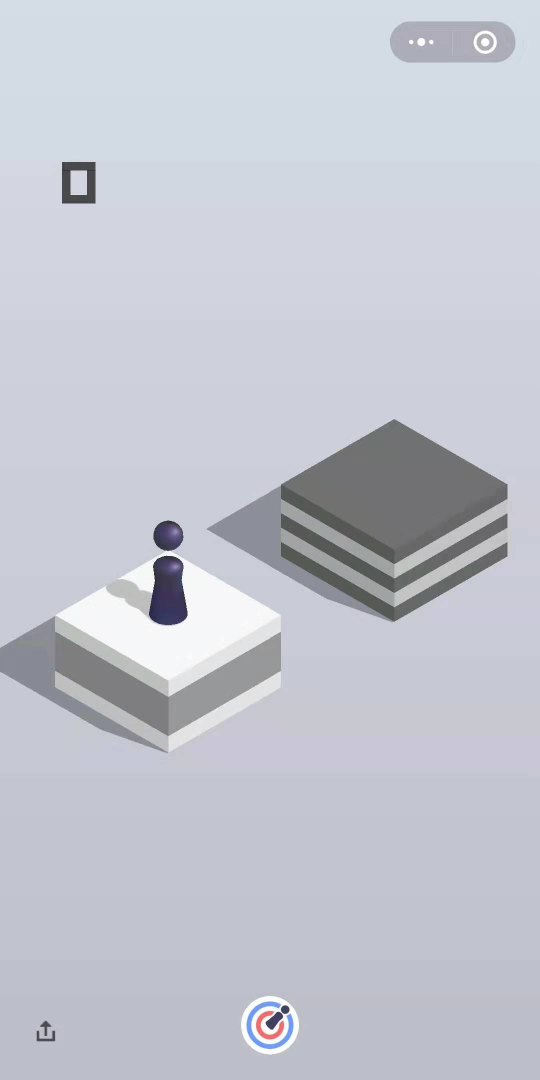
#> input picture game.png, 1080 x 2160 px (shown at 1/2 size)
$ python 'jump_边缘检测.py'
#> lines starting #> are read from the running program, lines starting #| are printed output that depends on the picture
#!/usr/bin/env python
# encoding: utf-8
# @software: PyCharm
# @time: 2019/7/10 14:04
# @author: Paulson●Wier
# @file: jump_边缘检测.py
# @desc:

import cv2
import numpy as np

# 读取原图像
img = cv2.imread('game.png', 0)
#> img: shape (2160, 1080); min 12, max 255, mean 198.5

# 显示原图像
cv2.namedWindow('img', 0)
cv2.resizeWindow('img', 400, 600)
cv2.imshow('img', img)

# 高斯模糊
img_rgb = cv2.GaussianBlur(img, (5,5), 0)
canny_img = cv2.Canny(img_rgb, 1, 10)
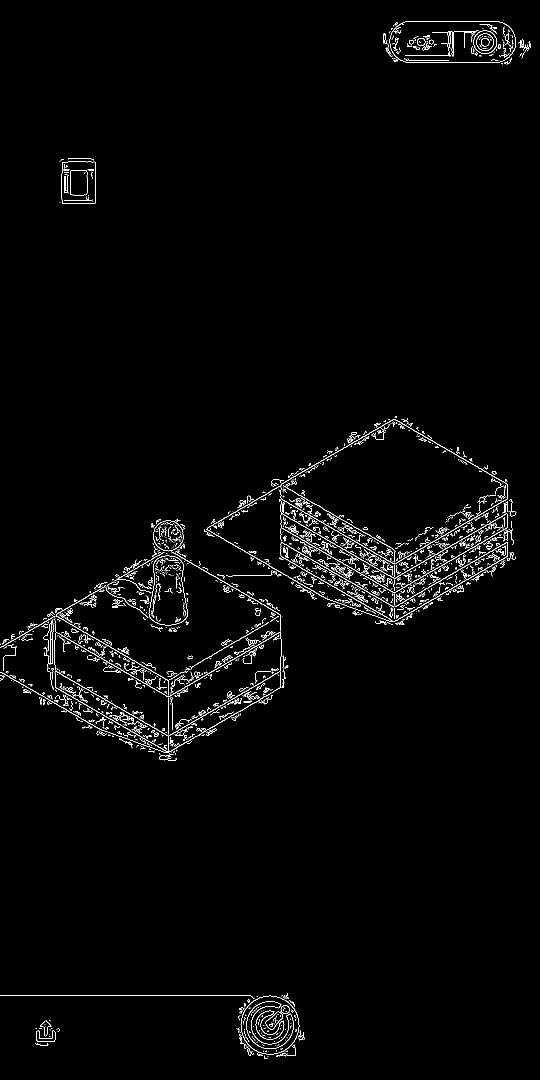
#> canny_img: shape (2160, 1080) (shown at 1/2 size); 1.6% white in thin lines or dots

# 显示边缘检测图像
cv2.namedWindow('canny', 0)
cv2.resizeWindow('canny', 400, 600)
cv2.imshow('canny', canny_img)


# 输出边缘检测图像的高和宽
H, W = canny_img.shape
#> H = 2160; W = 1080
print(H, W)
#| 2160 1080

# 第一个顶点的高度，row为列表（代表每一行的像素值）， max(row) 获取列表中最大的像素值
# 对图像高度大于400的行进行遍历（这样可以去除上方数字以及小程序块的影响）。
# np.nonzero() 表示获取列表元素数值不为0的位置，
y_top = np.nonzero([max(row) for row in canny_img[420:]])[0][0] + 420
#> y_top = 832
print('y_top: ',y_top)
#| y_top:  832


# 获取第一个顶点的宽度值
x_top = int(np.mean(np.nonzero(canny_img[y_top])))
#> x_top = 791
print('x_top: ',x_top)
#| x_top:  791

# 跳过小白圈，然后遍历
y_bottom = y_top + 125
#> y_bottom = 957
for row in range(y_bottom, H):
    if canny_img[row, x_top] != 0:
        y_bottom = row
        break

# 得到方块的中心点
x_center, y_center = x_top, (y_top + y_bottom)//2
#> x_center = 791; y_center = 960

# 绘制以方块中心点为圆心的圆
cv2.circle(canny_img, (x_center, y_center), 33, (255, 0, 0), 3)
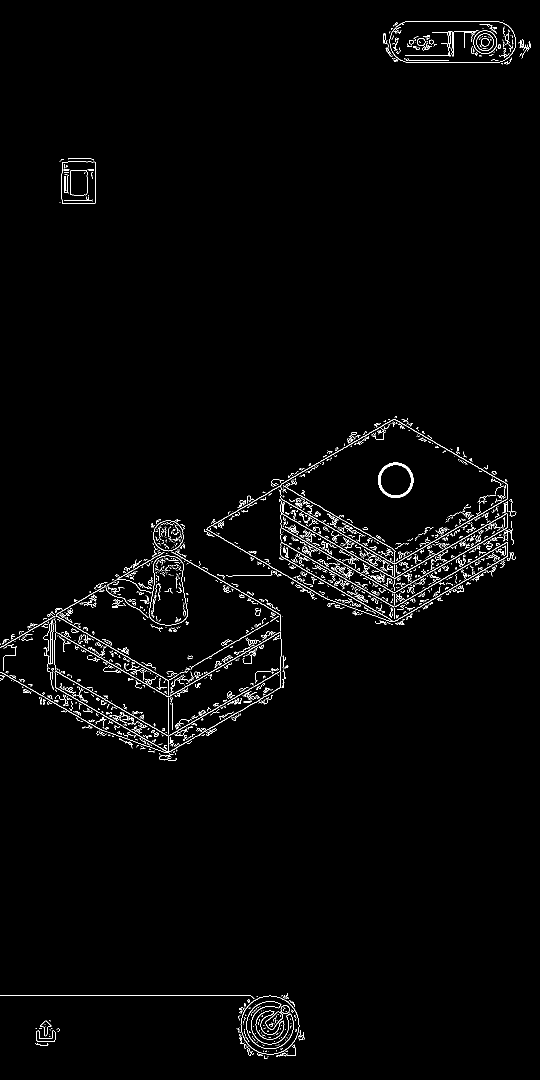
#> canny_img: shape (2160, 1080) (shown at 1/2 size); 1.7% white in thin lines or dots

cv2.namedWindow('result', 0)
cv2.resizeWindow('result', 400, 600)
cv2.imshow('result', canny_img)

print(f"目标方块中心点({x_center},{y_center})",)
#| 目标方块中心点(791,960)
cv2.waitKey(0)
cv2.destroyAllWindows()

$ run again, with screencap.png copied over game.png
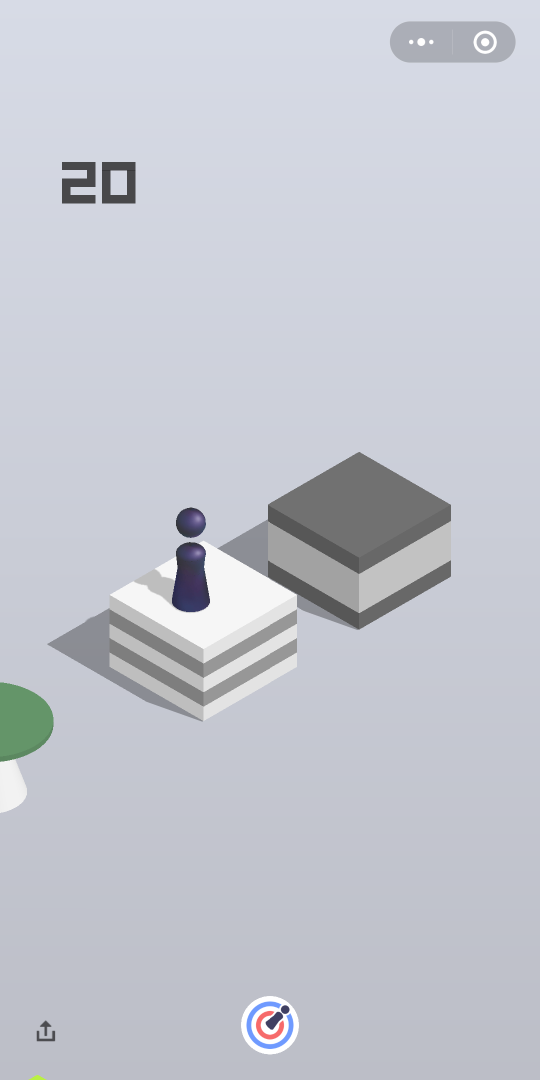
#> input picture screencap.png, 1080 x 2160 px (shown at 1/2 size)
#> `canny_img = cv2.Canny(img_rgb, 1, 10)`:
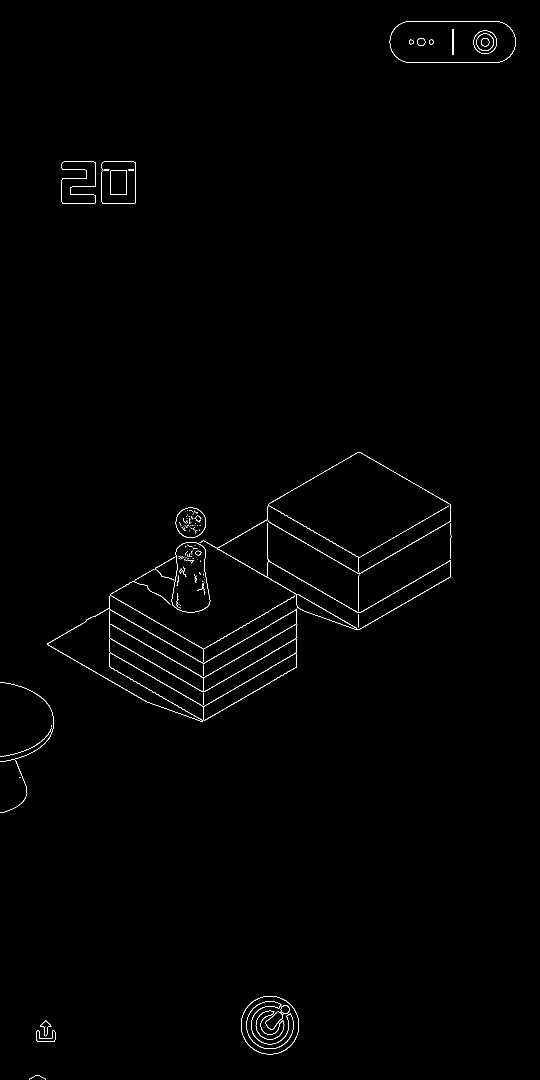
#> canny_img: shape (2160, 1080) (shown at 1/2 size); 0.6% white in thin lines or dots
#| 2160 1080
#> y_top = 904
#| y_top:  904
#> x_top = 718
#| x_top:  718
#> `y_bottom = y_top + 125`: y_bottom = 1029
#> x_center = 718; y_center = 1009
#> `cv2.circle(canny_img, (x_center, y_center), 33, (255, 0, 0), 3)`:
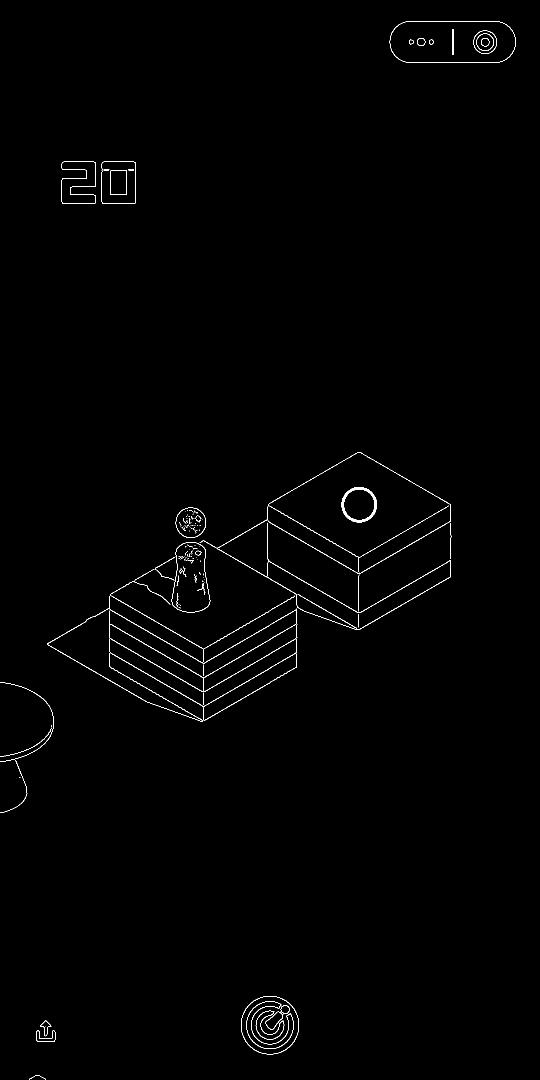
#> canny_img: shape (2160, 1080) (shown at 1/2 size); 0.64% white in thin lines or dots
#| 目标方块中心点(718,1009)
